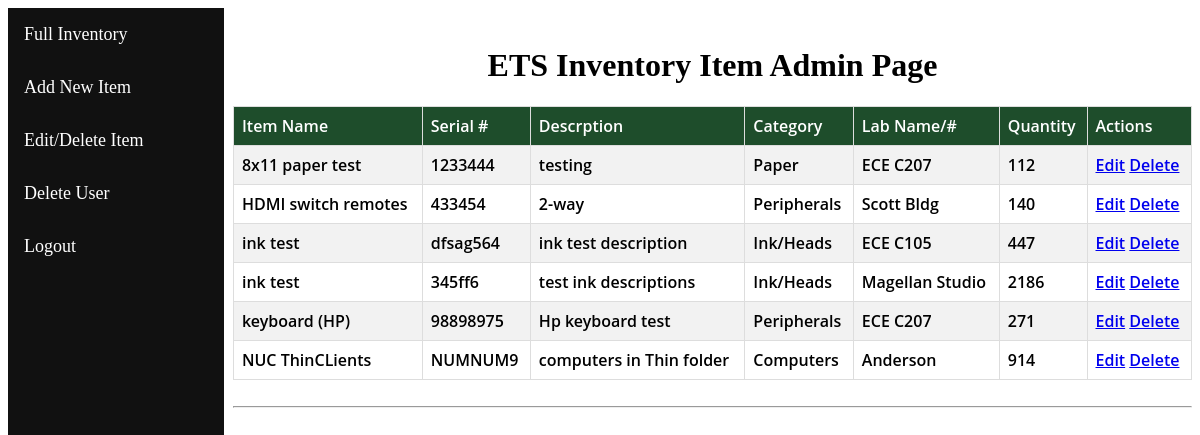
The app's page /inventory/changeitem/ (signed in) with its own data.
### main/models.py (models this page shows, shortened)
class Inventory(models.Model):
	item_name = models.CharField(max_length=50, default='')
	ser_prod_no = models.CharField(max_length = 32)
	descript_inf = models.CharField(max_length = 200)
	category_inf = models.CharField(max_length = 200)
	lab_name_no = models.CharField(max_length = 200)
	quantity_of = models.PositiveIntegerField(default=1)
	class Meta:
		ordering = [Upper('item_name')]

### main/views.py (the view)
# urls.py: path("changeitem/", views.changeitem, name='changeitem'),
@login_required
@admin_required
def changeitem(request):
	showItem = Inventory.objects.all
	return render(request, 'changeitem.html', {'allitems':showItem})

### main/templates/changeitem.html
{% extends "basedbapp.html" %}
{% block content %}
<br><h1>ETS Inventory Item Admin Page</h1>
<table class="myt" id="myt">
	<tr>
		<th>Item Name</th>
		<th>Serial #</th>
		<th>Descrption</th>
		<th>Category</th>
		<th>Lab Name/#</th>
		<th>Quantity</th>
		<th>Actions</th>
	</tr>
	{% for self in allitems %}
	<tr>
		<td>{{self.item_name}}</td>
		<td>{{self.ser_prod_no}}</td>
		<td>{{self.descript_inf}}</td>
		<td>{{self.category_inf}}</td>
		<td>{{self.lab_name_no}}</td>
		<td>{{self.quantity_of}}</td>
		<td>
			<a href="{% url 'main:edititem' self.id %}">Edit</a>
			<a href="{% url 'main:deleteitem' self.id %}">Delete</a>
		</td>
	</tr>
	{% endfor %}
</table><br><hr><br>
{% endblock content %}

### main/templates/basedbapp.html (style rules this page uses)
#myt { font-family: Open Sans Semibold, Helvetica, sans-serif; border-collapse: collapse; width: 100%; }
.myt th { padding-top: 12px; padding-bottom: 12px; text-align: left; background-color: #1E4D2B; color: white; }
.myt td, .myt th { border: 1px solid #ddd; padding: 8px; }
.myt tr:nth-child(even) { background-color: #f2f2f2; }
h1 { text-align: center; }

### records on screen
Inventory: item_name "8x11 paper test", ser_prod_no "1233444", descript_inf "testing", category_inf "Paper", lab_name_no "ECE C207", quantity_of "112"
Inventory: item_name "HDMI switch remotes", ser_prod_no "433454", descript_inf "2-way", category_inf "Peripherals", lab_name_no "Scott Bldg", quantity_of "140"
Inventory: item_name "ink test", ser_prod_no "dfsag564", descript_inf "ink test description", category_inf "Ink/Heads", lab_name_no "ECE C105", quantity_of "447"
Inventory: item_name "ink test", ser_prod_no "345ff6", descript_inf "test ink descriptions", category_inf "Ink/Heads", lab_name_no "Magellan Studio", quantity_of "2186"
Inventory: item_name "keyboard (HP)", ser_prod_no "98898975", descript_inf "Hp keyboard test", category_inf "Peripherals", lab_name_no "ECE C207", quantity_of "271"
Inventory: item_name "NUC ThinCLients", ser_prod_no "NUMNUM9", descript_inf "computers in Thin folder", category_inf "Computers", lab_name_no "Anderson", quantity_of "914"
